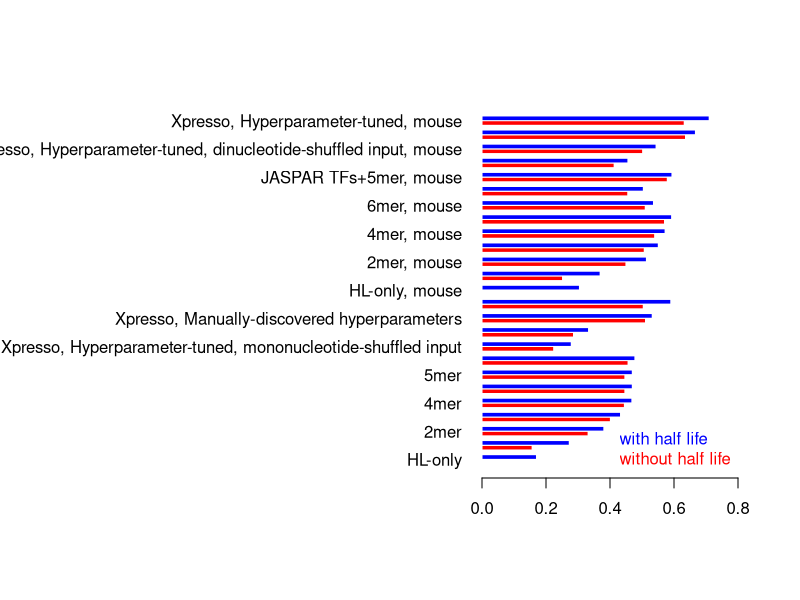
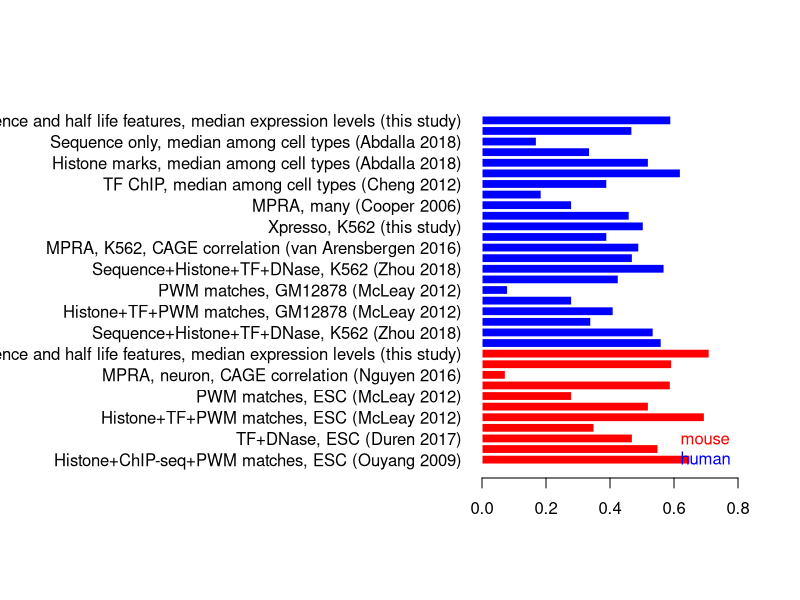

Source code (R) for these figures, in order:
options(warn=-1)

a=read.delim("model_comparison.txt", sep=' ')
a

pdf("FigS4A.pdf", height=8, width=10)
par(oma=c(1,20,1,1))
barplot(rbind(a$test_r_squared,a$test_r_squared_withHL),beside=T,horiz=T,
names.arg=a$model,las=1,col=c("red","blue"), border=F, xlim=c(0,0.8))
legend("bottomright", bg="white", bty="n", legend = c("with half life", "without half life"), text.col = c("blue","red"))
dev.off()

a=read.delim("model_comparison_Fig3.txt", sep=' ')
a
pdf("Fig4E.pdf", height=8, width=10)
par(oma=c(1,20,1,1))
barplot(a$r_squared,horiz=T, names.arg=a$model,las=1,col=c(rep("red",11),rep("blue",22)), border=F, xlim=c(0,0.8))
legend("bottomright", bg="white", bty="n", legend = c("mouse", "human"), text.col = c("red","blue"))
dev.off()
